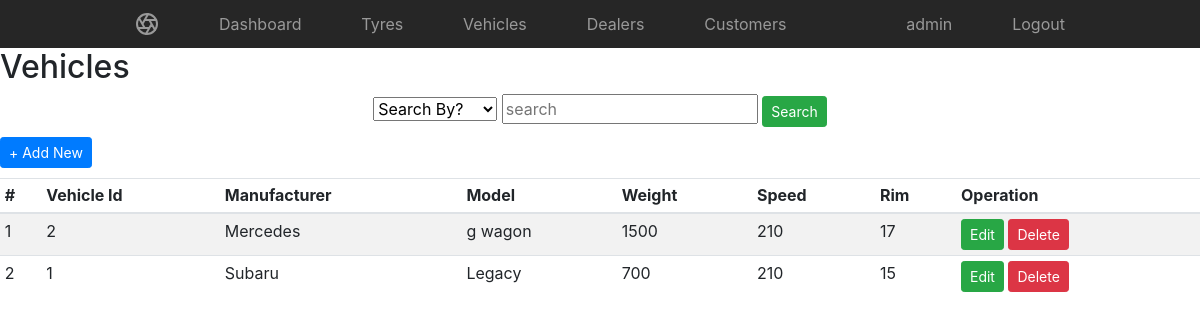
Page /admin/vehicles.php (signed in) on the committed database.
### tables this page shows
CREATE TABLE `vehicles` (
  `vehicle_id` int(100) NOT NULL,
  `manufacturer` varchar(100) NOT NULL,
  `model` varchar(100) NOT NULL,
  `weight` int(100) NOT NULL,
  `speed` int(100) NOT NULL,
  `rim` int(100) NOT NULL
);

### admin/vehicles.php (the view, shortened to what this page needs)
<?php
include("../includes/connect.php");
if(!isset($_SESSION['admin'])){
header("location: ../login.php?error=You need to be logged in!");
}else{
?>
<!doctype html>
<html lang="en">
  <head>
<link rel="stylesheet" href="https://maxcdn.bootstrapcdn.com/bootstrap/4.0.0/css/bootstrap.min.css">
    <link href="../css/style.css" rel="stylesheet">
  </head>
  <body>
    <nav class="site-header sticky-top py-1">
  <div class="container d-flex flex-column flex-md-row justify-content-between">
    <a class="py-2" href="#">
    </a>
    <a class="py-2 d-none d-md-inline-block" href="home.php">Dashboard</a>
    <a class="py-2 d-none d-md-inline-block" href="tyres.php">Tyres</a>
    <a class="py-2 d-none d-md-inline-block" href="vehicles.php">Vehicles</a>
    <a class="py-2 d-none d-md-inline-block" href="company.php">Dealers</a>
    <a class="py-2 d-none d-md-inline-block" href="customers.php">Customers</a>
    <a class="py-2 d-none d-md-inline-block" href="#"><?php print $_SESSION['name'];?></a>
    <a class="py-2 d-none d-md-inline-block" href="../processes/logout.php">Logout</a>
  </div>
</nav>
<h2>Vehicles</h2>
<div align="center" style="padding-left:0px;padding-bottom:10px">
<form method="POST" action="#">
<select type="text" name="cat" required>
								<option>Search By?</option>
				  </select>
<input type="text" name="name" placeholder="search" required>
<button class="btn btn-sm btn-success" name="search">Search</button>
</form>
</div>
<a style="padding-left=10px" class="btn btn-sm btn-primary" href="vehicle_add.php" name="search">+ Add New</a>
      <div class="table-responsive" style="padding-top:10px">
        <table class="table table-striped table-sm">
          <thead>
            <tr>
              <th>#</th>
              <th>Vehicle Id</th>
              <th>Manufacturer</th>
              <th>Model</th>
              <th>Weight</th>
              <th>Speed</th>
              <th>Rim</th>
              <th>Operation</th>
            </tr>
          </thead>
          <tbody>
		  <?php
		  if(isset($_POST["search"])){
			  $cat=$_POST["cat"];
			  $search=$_POST["name"];
			  $qry="SELECT * FROM vehicles WHERE $cat like '%$search%' ORDER BY vehicle_id DESC";
		}else{
		  $qry="SELECT * FROM vehicles ORDER BY vehicle_id DESC";
		}
          $res = $pdo->query($qry);
          $counter=1;
		  if($res->num_rows > 0){
		  while($row = $res->fetch_assoc()){
		  ?>
            <tr>
              <td><?php echo $counter;?></td>
              <td><?php echo $row["vehicle_id"];?></td>
              <td><?php echo $row["manufacturer"];?></td>
              <td><?php echo $row["model"];?></td>
              <td><?php echo $row["weight"];?></td>
              <td><?php echo $row["speed"];?></td>
              <td><?php echo $row["rim"];?></td>
              <td><a class="btn btn-sm btn-success" href="vehicle_edit.php?vehicle_id=<?php echo $row["vehicle_id"];?>">Edit</a>
			  <a class="btn btn-sm btn-danger" href="../processes/vehicle_delete.php?vehicle_id=<?php echo $row["vehicle_id"];?>" role="button" onClick="return confirm('Do you really want to delete?');">Delete</a></td>
            </tr>
			<?php
			$counter++;
		  }
		  }else{
		  print "No data";
		  }
			?>
          </tbody>
        </table>
		</div>
      </body>
</html>
<?php
}
?>

### css/style.css (style rules this page uses)
.container { max-width: 960px; }
.site-header { background-color: rgba(0, 0, 0, .85); -webkit-backdrop-filter: saturate(180%) blur(20px); backdrop-filter: saturate(180%) blur(20px); }
.site-header a { color: #999; transition: ease-in-out color .15s; }

### rows in the picture
vehicles: vehicle_id "2", manufacturer "Mercedes", model "g wagon", weight "1500", speed "210", rim "17"
vehicles: vehicle_id "1", manufacturer "Subaru", model "Legacy", weight "700", speed "210", rim "15"

### other values in the picture
$_SESSION['name'] "admin"
